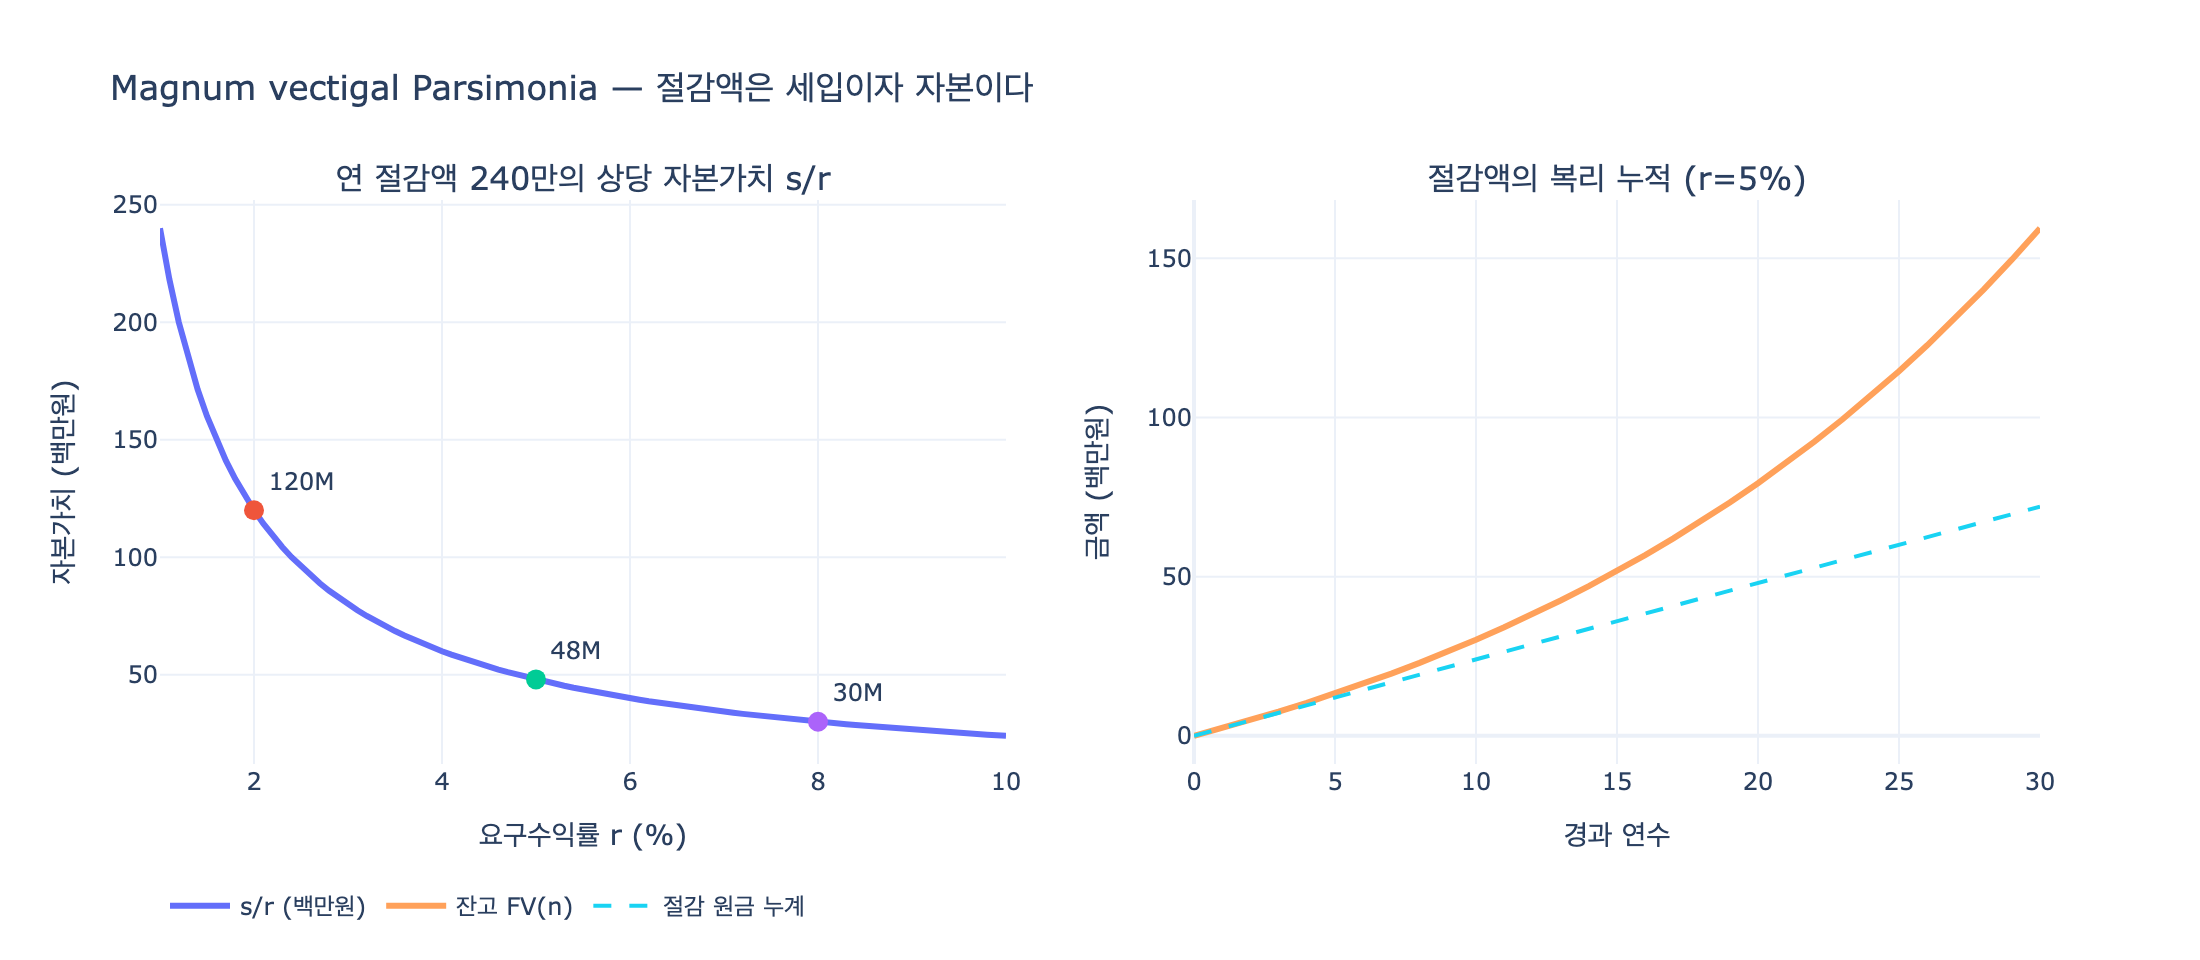

Write the Python code that produced this figure.
# %% [markdown]
# # Magnum vectigal Parsimonia — "검약은 큰 세입이다"
#
# 리파 『이코놀로지아』의 **PARSIMONIA** 항목은 두 개의 정량적 주장을 담고 있다.
#
# 1. **아이스키네스**(소크라테스학파): 식비 지출을 줄임으로써 *자기 자신에게서 이자를 받는다*
#    (`da se stesso pigliava ad usura con lo sminuire la spesa`).
# 2. **아리스토텔레스**: `Opulentiores enim fiunt non ii modo, qui ad opes aliquid addant,`
#    `sed ii quoque qui de sumptibus detrahunt.`
#    — 부유해지는 것은 재산에 더하는 자만이 아니라 **지출에서 덜어내는 자** 또한 그렇다.
#
# 이 스크립트는 두 주장이 단순한 수사가 아니라 **회계적 항등식**임을 확인한다.

# %%
# 필요 패키지: plotly, kaleido  (pip install plotly kaleido)
from __future__ import annotations

import os

import plotly.graph_objects as go
from plotly.subplots import make_subplots


def _show(fig):
    try:
        from IPython import get_ipython

        if get_ipython() is not None:  # VSCode 셀/Jupyter에서만 렌더링
            fig.show()
    except ImportError:
        pass


HERE = os.path.dirname(os.path.abspath(__file__))

# %% [markdown]
# ## 1단계 — 가계의 기본 항등식
#
# 수입 $I$, 지출 $E$ 일 때 순저축(= 그 해에 늘어난 재산)은
#
# $$ S = I - E $$
#
# 따라서 $\partial S/\partial I = +1$ 이고 $\partial S/\partial E = -1$ 이다.
# **수입 1원 증대와 지출 1원 절감은 순저축에 대해 정확히 같은 크기의 효과를 갖는다.**
# 이것이 아리스토텔레스가 말한 "더하는 자"와 "덜어내는 자"의 등가성이다.


# %%
def net_saving(income: float, expense: float) -> float:
    return income - expense


I0, E0 = 3_000_000.0, 2_700_000.0  # 월 수입 300만, 월 지출 270만
delta = 200_000.0  # 개선 폭 20만

base = net_saving(I0, E0)
add_income = net_saving(I0 + delta, E0)  # 수입을 늘리는 자
cut_expense = net_saving(I0, E0 - delta)  # 지출을 덜어내는 자

print(f"기준 순저축        : {base:>12,.0f}")
print(f"수입 +{delta:,.0f} 시   : {add_income:>12,.0f}")
print(f"지출 -{delta:,.0f} 시   : {cut_expense:>12,.0f}")
print(f"두 전략이 동일한가?: {add_income == cut_expense}")
# 출력: 기준 순저축        :      300,000
# 출력: 수입 +200,000 시   :      500,000
# 출력: 지출 -200,000 시   :      500,000
# 출력: 두 전략이 동일한가?: True

# %% [markdown]
# ### 세후로 보면 절감이 오히려 우월하다
#
# 실제로는 추가 수입에 세율 $\tau$ 가 붙지만, 절감된 지출은 과세되지 않는다.
# 세후 순저축 증가분은
#
# $$ \Delta S_{\text{수입}} = (1-\tau)\,\Delta, \qquad \Delta S_{\text{절감}} = \Delta $$
#
# 즉 지출 1원을 줄이는 것은 **세전 수입 $\Delta/(1-\tau)$ 원을 더 버는 것**과 맞먹는다.
# 리파의 `ottima risoluzione è per accrescere l'entrata, il riformar le spese`
# ("수입을 늘리는 최선의 방책은 지출을 개혁하는 것")가 문자 그대로 성립한다.

# %%
TAU = 0.24  # 한계세율 24% 가정
after_tax_income = (1 - TAU) * delta
equivalent_gross = delta / (1 - TAU)

print(f"세율 {TAU:.0%} 하에서")
print(f"  추가수입 {delta:,.0f} → 세후 {after_tax_income:,.0f}")
print(f"  지출절감 {delta:,.0f} → 세후 {delta:,.0f}  (과세 없음)")
print(f"  절감 {delta:,.0f}과 등가인 세전 수입 = {equivalent_gross:,.0f}")
# 출력: 세율 24% 하에서
# 출력:   추가수입 200,000 → 세후 152,000
# 출력:   지출절감 200,000 → 세후 200,000  (과세 없음)
# 출력:   절감 200,000과 등가인 세전 수입 = 263,158

# %% [markdown]
# ## 2단계 — 아이스키네스의 "자기에게서 받는 이자"
#
# 아이스키네스는 절감을 **대금업(usura)** 으로 비유했다. 이 비유는 정확하다.
# 원금 $P$ 를 이율 $r$ 로 빌려주면 매년 $rP$ 의 이자가 나온다.
# 매년 $s$ 원을 절감하는 것은 매년 $s$ 원의 영구 현금흐름(perpetuity)이므로,
# 그것을 만들어 내는 데 필요한 가상의 원금은
#
# $$ P = \frac{s}{r} $$
#
# 다시 말해 **연 절감액 $s$ 는 자본 $s/r$ 를 소유한 것과 등가**다.
# 이것이 `Magnum vectigal Parsimonia` — 검약이 하나의 **세입원(vectigal)** 인 이유다.


# %%
def implied_capital(annual_saving: float, r: float) -> float:
    """연 절감액 s가 이율 r 하에서 상당하는 자본가치 s/r."""
    return annual_saving / r


s_year = delta * 12  # 연 절감액 = 240만
for r in (0.02, 0.03, 0.05, 0.08):
    print(f"r={r:>5.0%} → 상당 자본 {implied_capital(s_year, r):>14,.0f}  ({s_year / r / s_year:.1f}배)")
# 출력: r=   2% → 상당 자본    120,000,000  (50.0배)
# 출력: r=   3% → 상당 자본     80,000,000  (33.3배)
# 출력: r=   5% → 상당 자본     48,000,000  (20.0배)
# 출력: r=   8% → 상당 자본     30,000,000  (12.5배)

# %% [markdown]
# 검증: 자본 $P=s/r$ 을 실제로 굴리면 이자가 정확히 $s$ 가 되는지 확인한다.
# 두 값이 일치하면 "절감 = 이자 수취"라는 아이스키네스의 등식이 성립한다.

# %%
r_test = 0.05
P = implied_capital(s_year, r_test)
interest = P * r_test
print(f"가상 원금 {P:,.0f} × {r_test:.0%} = {interest:,.0f}")
print(f"연 절감액                    = {s_year:,.0f}")
print(f"일치? {abs(interest - s_year) < 1e-9}")
# 출력: 가상 원금 48,000,000 × 5% = 2,400,000
# 출력: 연 절감액                    = 2,400,000
# 출력: 일치? True

# %% [markdown]
# ## 3단계 — 절감액의 복리 누적
#
# 절감액을 다시 이율 $r$ 로 재투자하면 $n$ 년 후 잔고는 연금 미래가치가 된다.
#
# $$ FV(n) = s \cdot \frac{(1+r)^n - 1}{r} $$
#
# 원금 투입 없이 **지출을 깎기만 해서** 자산이 쌓인다는 점이 요지다.


# %%
def fv_annuity(s: float, r: float, n: int) -> float:
    if r == 0:
        return s * n
    return s * ((1 + r) ** n - 1) / r


for n in (1, 5, 10, 20, 30):
    fv = fv_annuity(s_year, 0.05, n)
    contributed = s_year * n
    print(f"{n:>2}년: 잔고 {fv:>14,.0f} | 절감 원금 {contributed:>12,.0f} | 이자분 {fv - contributed:>12,.0f}")
# 출력:  1년: 잔고      2,400,000 | 절감 원금    2,400,000 | 이자분            0
# 출력:  5년: 잔고     13,261,515 | 절감 원금   12,000,000 | 이자분    1,261,515
# 출력: 10년: 잔고     30,186,942 | 절감 원금   24,000,000 | 이자분    6,186,942
# 출력: 20년: 잔고     79,358,290 | 절감 원금   48,000,000 | 이자분   31,358,290
# 출력: 30년: 잔고    159,453,234 | 절감 원금   72,000,000 | 이자분   87,453,234

# %% [markdown]
# ## 4단계 — 컴퍼스: 반지름을 넘지 않는 절제
#
# 리파는 컴퍼스가 **"자기 원주 밖으로 한 점도 나가지 않는다"** 고 하며,
# 그처럼 검약은 *정직함과 합리성의 한도*를 넘지 않는다고 말한다.
# 즉 검약은 지출을 0으로 만드는 것(= 인색, avarizia)이 아니라,
# **필요(need)라는 하한과 수입(income)이라는 상한 사이에** 지출을 두는 것이다.
#
# $$ E_{\text{need}} \le E \le I $$
#
# 세네카가 덧붙이는 이유: `sine qua nullae opes sufficiunt`
# — 검약 없이는 **어떤 재산도 충분하지 않다.**


# %%
def within_compass(expense: float, need: float, income: float) -> str:
    if expense > income:
        return "낭비(prodigalità): 수입 초과 — Majorem censu define cultum"
    if expense < need:
        return "인색(avarizia): 필요 미달 — 컴퍼스 반지름 안쪽으로 붕괴"
    return "검약(parsimonia): 한도 내"


NEED = 1_800_000.0
for e in (3_400_000.0, 2_700_000.0, 2_500_000.0, 1_500_000.0):
    print(f"지출 {e:>10,.0f} → {within_compass(e, NEED, I0)}")
# 출력: 지출  3,400,000 → 낭비(prodigalità): 수입 초과 — Majorem censu define cultum
# 출력: 지출  2,700,000 → 검약(parsimonia): 한도 내
# 출력: 지출  2,500,000 → 검약(parsimonia): 한도 내
# 출력: 지출  1,500,000 → 인색(avarizia): 필요 미달 — 컴퍼스 반지름 안쪽으로 붕괴

# %% [markdown]
# ## 시각화
#
# - **왼쪽**: 연 절감액이 이율 $r$ 하에서 상당하는 자본가치 $s/r$ — 낮은 이율일수록
#   같은 절감액이 더 큰 "세입원"으로 환산된다.
# - **오른쪽**: 절감액의 복리 누적($r=5\%$). 원금 투입은 0인데 잔고는 쌓인다.

# %%
rs = [0.01 + 0.001 * i for i in range(0, 91)]  # 1% ~ 10%
caps = [implied_capital(s_year, r) / 1e6 for r in rs]

years = list(range(0, 31))
fv_curve = [fv_annuity(s_year, 0.05, n) / 1e6 for n in years]
contrib_curve = [s_year * n / 1e6 for n in years]

fig = make_subplots(
    rows=1,
    cols=2,
    subplot_titles=(
        "연 절감액 240만의 상당 자본가치 s/r",
        "절감액의 복리 누적 (r=5%)",
    ),
)

fig.add_trace(
    go.Scatter(x=[r * 100 for r in rs], y=caps, mode="lines", name="s/r (백만원)", line=dict(width=3)),
    row=1,
    col=1,
)
for r_mark in (0.02, 0.05, 0.08):
    fig.add_trace(
        go.Scatter(
            x=[r_mark * 100],
            y=[implied_capital(s_year, r_mark) / 1e6],
            mode="markers+text",
            text=[f"{implied_capital(s_year, r_mark) / 1e6:.0f}M"],
            textposition="top right",
            showlegend=False,
            marker=dict(size=10),
        ),
        row=1,
        col=1,
    )

fig.add_trace(
    go.Scatter(x=years, y=fv_curve, mode="lines", name="잔고 FV(n)", line=dict(width=3)),
    row=1,
    col=2,
)
fig.add_trace(
    go.Scatter(x=years, y=contrib_curve, mode="lines", name="절감 원금 누계", line=dict(width=2, dash="dash")),
    row=1,
    col=2,
)

fig.update_xaxes(title_text="요구수익률 r (%)", row=1, col=1)
fig.update_yaxes(title_text="자본가치 (백만원)", row=1, col=1)
fig.update_xaxes(title_text="경과 연수", row=1, col=2)
fig.update_yaxes(title_text="금액 (백만원)", row=1, col=2)
fig.update_layout(
    title_text="Magnum vectigal Parsimonia — 절감액은 세입이자 자본이다",
    template="plotly_white",
    width=1100,
    height=480,
    legend=dict(orientation="h", y=-0.2),
)

_show(fig)
fig.write_image(os.path.join(HERE, "expy.png"), scale=2)
print("saved:", os.path.join(HERE, "expy.png"))
# 출력: saved: .../4e947d62-eefe-4f3f-afe8-d7cfab133f02/expy.png

# %% [markdown]
# ## 결론
#
# | 리파가 인용한 격언 | 대응하는 수식 |
# |---|---|
# | *Opulentiores fiunt … qui de sumptibus detrahunt* (아리스토텔레스) | $\partial S/\partial E = -1 = -\,\partial S/\partial I$ |
# | 아이스키네스: 지출 절감 = 자기에게서 받는 이자 | $s = rP \Leftrightarrow P = s/r$ |
# | *Magnum vectigal Parsimonia* | 절감액은 자본 $s/r$ 짜리 영구 세입원 |
# | 컴퍼스: 한도를 넘지 않음 | $E_{\text{need}} \le E \le I$ |
# | *Plus est servasse repertum quam quaesisse decus novum* (클라우디아누스) | 보전(확정적)이 획득(*casus inest illic*, 우연 개입)보다 우월 |
